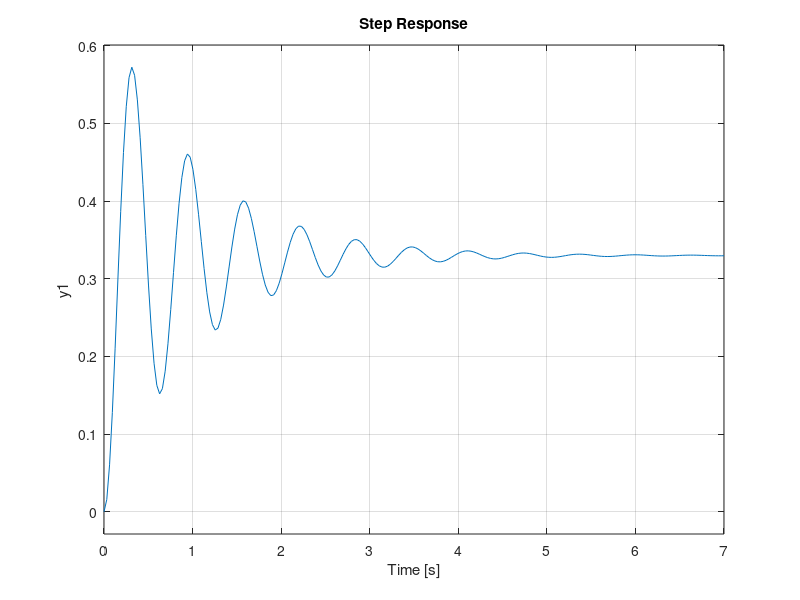

Write MATLAB code to recreate this figure.
%Classical Control Systems Homework 3
%Brandon Lim
clear, clc, close all

%Problem 1, Part e and d
    %Creating Transfer Function
        num = 4;
        den = [1,102];
        G = tf(num,den);
    %Step response of the transfer function
        step(G)

%%
G = tf(0.33*10^2, [1, 2*0.0976*10 10^2])
step(G)
